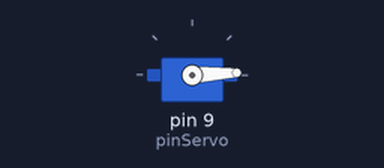
Recording of a sketch running on a simulated Arduino Uno, built with avr-gcc and run on an emulated ATmega328P. Shown: servo.

Above: at 0.05 s.
At 1.55 s:
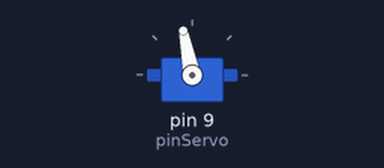
At 3.1 s:
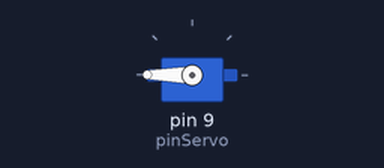
At 6.15 s:
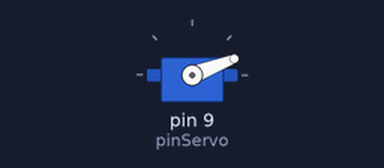
Timing chart, 0 to 9.7 s (numbered marks = the images above):
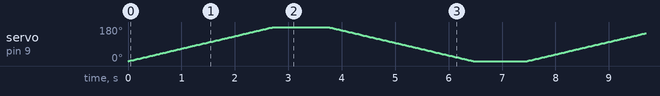

The sketch:

servo_arduino_uno.ino
```cpp
#include <Servo.h> // Incluye la librería estándar para controlar servos

Servo miServo;  // Crea un objeto tipo Servo para controlar el motor

int pinServo = 9; // Define el pin digital donde conectarás la señal del servo

void setup() {
  miServo.attach(pinServo); // Vincula el objeto 'miServo' al pin digital 9
}

void loop() {
  // Gira el servo de 0 a 180 grados de forma gradual
  for (int angulo = 0; angulo <= 180; angulo += 1) {
    miServo.write(angulo);              // Indica al servo que vaya a la posición del ángulo
    delay(15);                          // Espera 15 milisegundos para que el servo alcance la posición
  }

  delay(1000); // Pausa de 1 segundo al llegar a los 180 grados

  // Regresa el servo de 180 a 0 grados de forma gradual
  for (int angulo = 180; angulo >= 0; angulo -= 1) {
    miServo.write(angulo);              // Indica al servo que vaya a la posición del ángulo
    delay(15);                          // Espera 15 milisegundos
  }

  delay(1000); // Pausa de 1 segundo al regresar a los 0 grados
}
```
